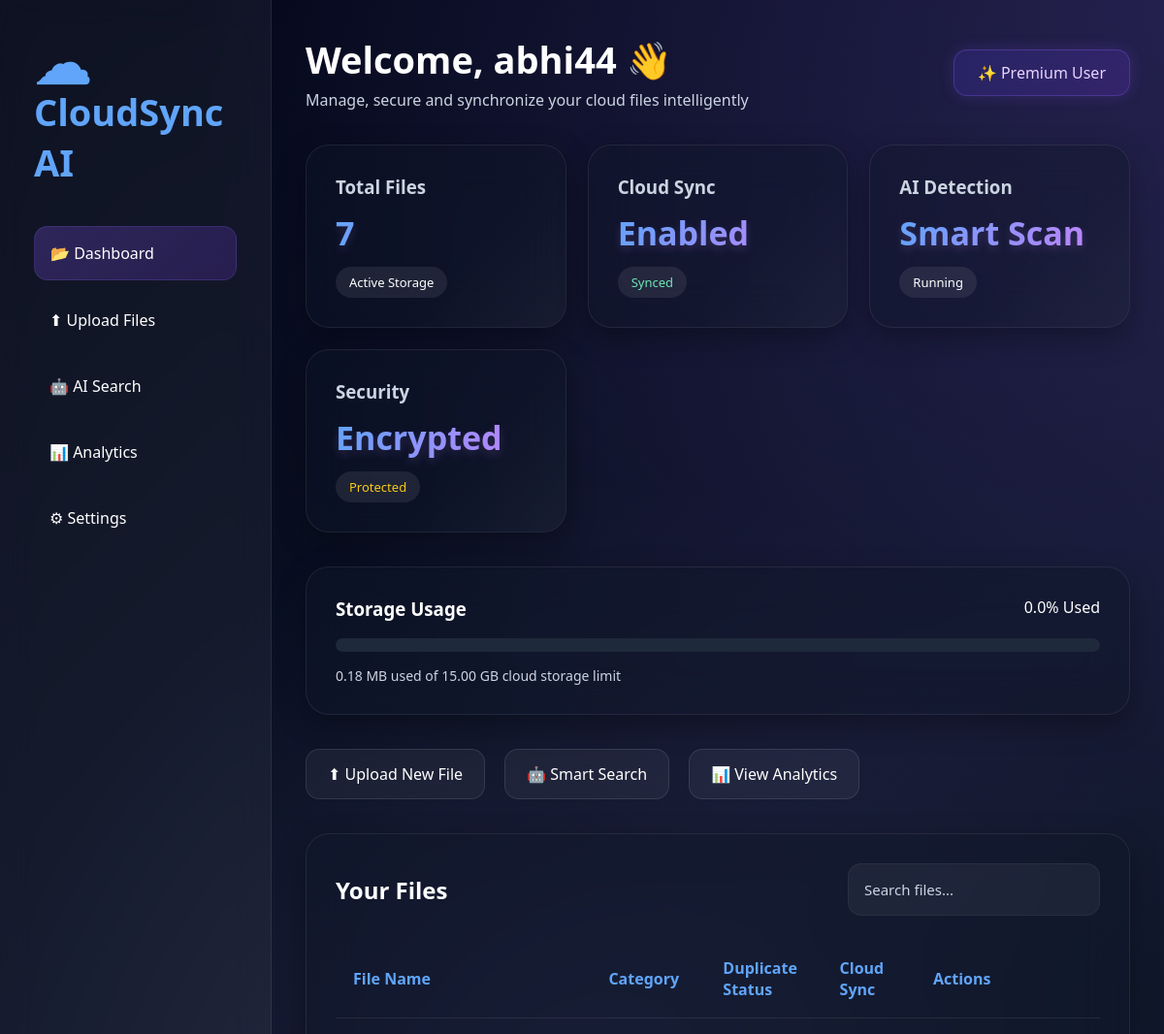
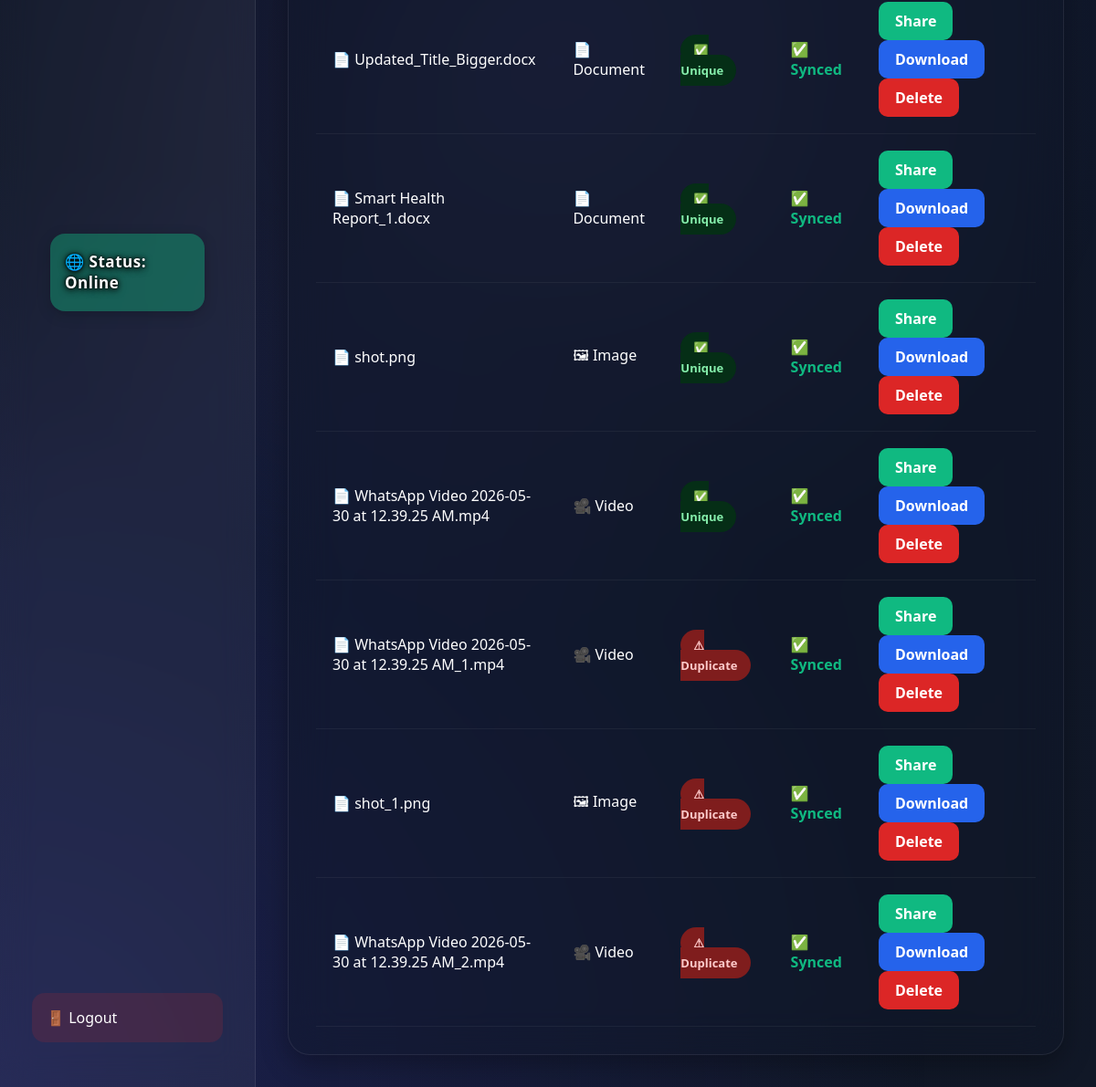
Screenshot of /dashboard (signed in) with the database file from the repository (2 pictures, top to bottom).
### tables this page shows
CREATE TABLE files (
        id INTEGER PRIMARY KEY AUTOINCREMENT,
        username TEXT,
        filename TEXT,
        category TEXT,
        duplicate_status TEXT,
        sync_status TEXT
    , file_hash TEXT);

### app.py (the view)
@app.route('/dashboard')
def dashboard():
    if 'user' not in session:
        return redirect('/')
    conn = sqlite3.connect('database.db')
    cursor = conn.cursor()
    cursor.execute('SELECT * FROM files WHERE username=?', (session['user'],))
    files = cursor.fetchall()
    conn.close()
    _, storage_used, storage_percent = calculate_storage()
    user_settings = get_settings(session['user'])
    return render_template(
        'dashboard.html',
        files=files,
        storage_used=storage_used,
        storage_percent=storage_percent,
        settings=user_settings
    )

### app.py (called while the page is built)
def calculate_storage():
    total_size = 0
    if not os.path.exists(UPLOAD_FOLDER):
        return 0, "0.00 MB", 0.0
    for file in os.listdir(UPLOAD_FOLDER):
        path = os.path.join(UPLOAD_FOLDER, file)
        if os.path.isfile(path):
            total_size += os.path.getsize(path)
    gb = total_size / (1024 * 1024 * 1024)
    mb = total_size / (1024 * 1024)
    if gb >= 1:
        storage_str = f"{gb:.2f} GB"
    else:
        storage_str = f"{mb:.2f} MB"
    max_storage_gb = 15.0
    current_gb = total_size / (1024 * 1024 * 1024)
    storage_percent = min(round((current_gb / max_storage_gb) * 100, 1), 100.0)
    return total_size, storage_str, storage_percent

### templates/dashboard.html (shortened to what this page needs)
<!DOCTYPE html>
<html lang="en">
<head>
    <link rel="stylesheet" href="{{ url_for('static', filename='style.css') }}">
</head>
<body>
    <div class="background-blur"></div>
    <div class="dashboard">
        <div class="sidebar">
            <div>
                <h1 onclick="window.location.href='/dashboard'" style="cursor: pointer;" title="Go to Dashboard">☁ CloudSync AI</h1>
                <a href="/dashboard" class="active-link">📂 Dashboard</a>
                <a href="/upload">⬆ Upload Files</a>
                <a href="/search">🤖 AI Search</a>
                <a href="/analytics">📊 Analytics</a>
                <a href="/settings">⚙ Settings</a>
            </div>
            <a href="/check-network" class="network-btn" style="position: relative; display: flex; align-items: center; justify-content: center; min-height: 85px; margin: 20px; border-radius: 16px; color: #ffffff; text-decoration: none; font-weight: 800; transition: 0.3s; overflow: hidden; background: {{ 'rgba(16, 185, 129, 0.4)' if session.get('is_online', True) else 'rgba(100, 116, 139, 0.4)' }}; box-shadow: 0 4px 15px rgba(0,0,0,0.2);">
                <video autoplay loop muted playsinline style="position: absolute; top: 0; left: 0; width: 100%; height: 100%; object-fit: cover; z-index: 0; opacity: 0.85; pointer-events: none;">
                    <source src="{{ url_for('static', filename='gifs/online.mp4' if session.get('is_online', True) else 'gifs/offline.mp4') }}" type="video/mp4">
                </video>
                <span style="position: relative; z-index: 1; font-size: 17px; letter-spacing: 0.5px; text-shadow: 0 2px 8px #000, 0 0 5px #000, 0 0 2px #000;">
                    {{ '🌐 Status: Online' if session.get('is_online', True) else '🔌 Status: Offline' }}
                </span>
            </a>
            <a href="/logout" class="logout-btn">🚪 Logout</a>
        </div>
        <div class="main-content">
            <div class="topbar">
                <div>
                    <h2>
                        {% if admin_mode %}
                        🛡️ Admin System Control Panel
                        {% else %}
                        Welcome, {{ session.get('user', 'User') }} 👋
                        {% endif %}
                    </h2>
                    <p class="top-text">
                        {% if admin_mode %}
                        Complete system-wide overview of all users, files and security activity
                        {% else %}
                        Manage, secure and synchronize your cloud files intelligently
                        {% endif %}
                    </p>
                </div>
                <div class="profile-box" style="background: linear-gradient(135deg, rgba(79, 70, 229, 0.2), rgba(124, 58, 237, 0.2)); border: 1px solid rgba(139, 92, 246, 0.3); color: #e9d5ff; box-shadow: 0 0 15px rgba(139, 92, 246, 0.2);">✨ Premium User</div>
            </div>
            <div class="cards">
                <div class="card">
                    <h3>Total Files</h3>
                    <p>{{ files|length }}</p>
                    <span class="card-status">Active Storage</span>
                </div>
                <div class="card">
                    <h3>Cloud Sync</h3>
                    <p>{{ settings.cloud_sync }}</p>
                    <span class="card-status {% if settings.cloud_sync == 'Enabled' %}synced-text{% endif %}">{% if settings.cloud_sync == 'Enabled' %}Synced{% else %}Disabled{% endif %}</span>
                </div>
                <div class="card">
                    <h3>AI Detection</h3>
                    <p>{{ 'Smart Scan' if settings.ai_features == 'Enabled' else 'Disabled' }}</p>
                    <span class="card-status">{% if settings.ai_features == 'Enabled' %}Running{% else %}Stopped{% endif %}</span>
                </div>
                <div class="card">
                    <h3>Security</h3>
                    <p>{{ 'Encrypted' if settings.encryption == 'Enabled' else 'Disabled' }}</p>
                    <span class="card-status {% if settings.encryption == 'Enabled' %}secure-text{% endif %}">{% if settings.encryption == 'Enabled' %}Protected{% else %}Unprotected{% endif %}</span>
                </div>
            </div>
            <div class="storage-card">
                <div class="storage-top">
                    <h3>Storage Usage</h3>
                    <p>{{ storage_percent }}% Used</p>
                </div>
                <div class="progress-bar">
                </div>
                <p class="storage-text">
                    {{ storage_used }} used of 15.00 GB cloud storage limit
                </p>
            </div>
            <div class="quick-actions">
                <a href="/upload" class="quick-btn">⬆ Upload New File</a>
                <a href="/search" class="quick-btn">🤖 Smart Search</a>
                <a href="/analytics" class="quick-btn">📊 View Analytics</a>
            </div>
            <div class="table-section">
                <div class="table-header">
                    <h2>Your Files</h2>
                    <input type="text" placeholder="Search files...">
                </div>
                <table>
                    <thead>
                        <tr>
                            <th>File Name</th>
                            <th>Category</th>
                            <th>Duplicate Status</th>
                            <th>Cloud Sync</th>
                            <th>Actions</th>
                        </tr>
                    </thead>
                    <tbody>
                        {% if files %}
                        {% for file in files %}
                        <tr>
                            <td>
                                📄 {{ file[2] }}
                            </td>
                            <td>
                                {% if file[3] == "Image" %}
                                🖼 Image
                                {% elif file[3] == "Document" %}
                                📄 Document
                                {% elif file[3] == "Video" %}
                                🎥 Video
                                {% else %}
                                📁 Other
                                {% endif %}
                            </td>
                            <td>
                                {% if "Duplicate" in file[4] %}
                                <span class="duplicate-badge">⚠ Duplicate</span>
                                {% else %}
                                <span class="safe-badge">✅ Unique</span>
                                {% endif %}
                            </td>
                            <td>
                                {% if file[5] == 'Synced' %}
                                    <span style="color: #10b981; font-weight: bold;">✅ Synced</span>
                                {% endif %}
                            </td>
                            <td>
                                <a href="/share/{{ file[2] }}">
                                    <button class="share-btn">Share</button>
                                </a>
                                <a href="/download/{{ file[2] }}">
                                    <button class="download-btn">Download</button>
                                </a>
                                <a href="/delete/{{ file[2] }}">
                                    <button class="delete-btn">Delete</button>
                                </a>
                            </td>
                        </tr>
                        {% endfor %}
                        {% else %}
                        <tr>
                            <td colspan="5" class="empty-state">No files uploaded yet ☁</td>
                        </tr>
                        {% endif %}
                    </tbody>
                </table>
            </div>
        </div>
    </div>
</body>
</html>

### rows the page displays
files: filename "Updated_Title_Bigger.docx", category "📄 Document", duplicate_status "✅ Unique", sync_status "✅ Synced"
files: filename "Smart Health Report_1.docx", category "📄 Document", duplicate_status "✅ Unique", sync_status "✅ Synced"
files: filename "shot.png", category "🖼 Image", duplicate_status "✅ Unique", sync_status "✅ Synced"
files: filename "WhatsApp Video 2026-05-30 at 12.39.25 AM.mp4", category "🎥 Video", duplicate_status "✅ Unique", sync_status "✅ Synced"
files: filename "WhatsApp Video 2026-05-30 at 12.39.25 AM_1.mp4", category "🎥 Video", duplicate_status "⚠ Duplicate", sync_status "✅ Synced"
files: filename "shot_1.png", category "🖼 Image", duplicate_status "⚠ Duplicate", sync_status "✅ Synced"
files: filename "WhatsApp Video 2026-05-30 at 12.39.25 AM_2.mp4", category "🎥 Video", duplicate_status "⚠ Duplicate", sync_status "✅ Synced"

### other values shown
{{ session.get('user', 'User') }} "abhi44"
{{ files|length }} "7"
{{ settings.cloud_sync }} "Enabled"
{{ 'Smart Scan' if settings.ai_features == 'Enabled' else 'Disabled' }} "Smart Scan"
{{ 'Encrypted' if settings.encryption == 'Enabled' else 'Disabled' }} "Encrypted"
{{ storage_percent }} "0.0"
{{ storage_used }} "0.18 MB"
